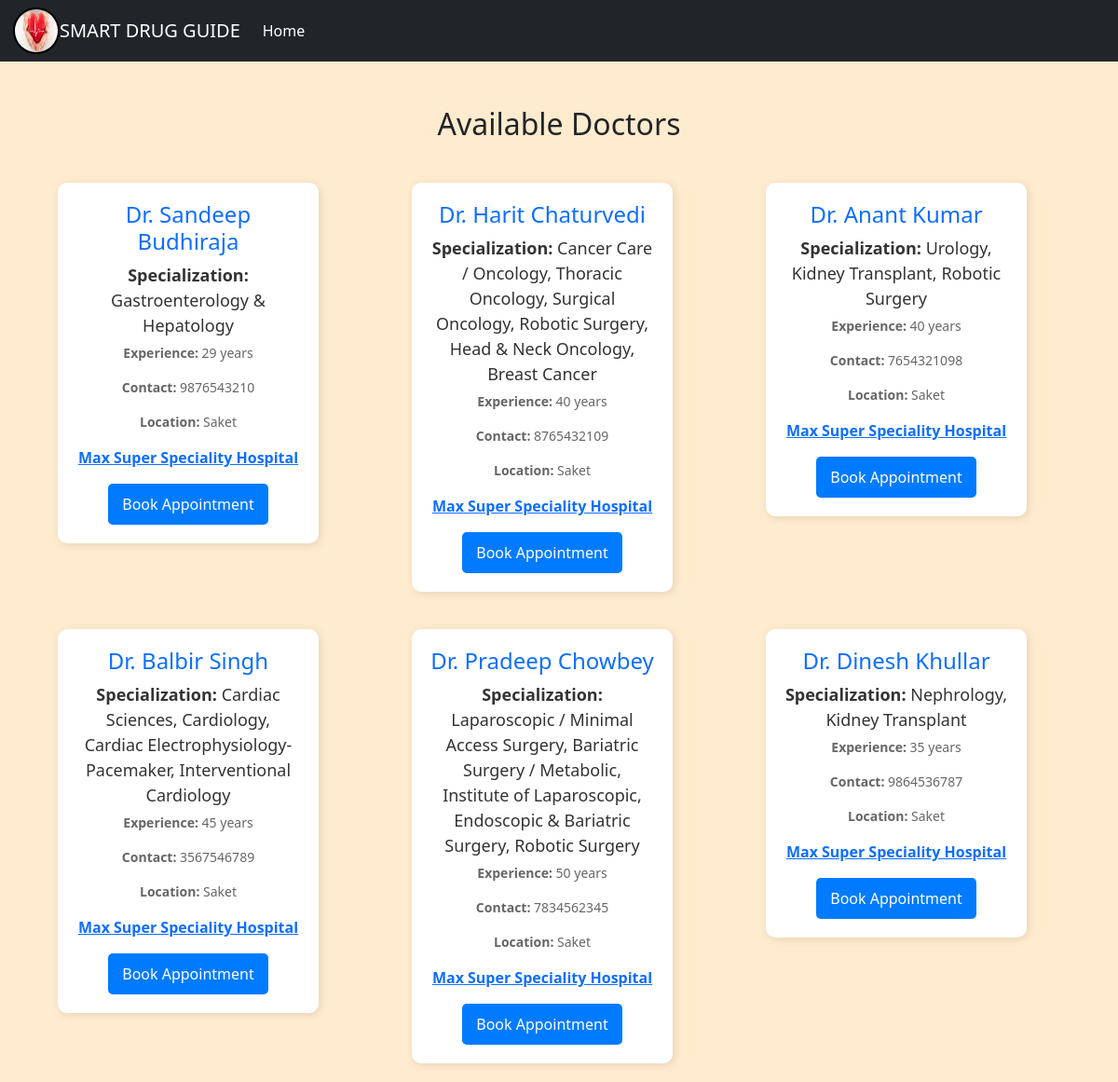
Page /doctor_consultation on the committed database.
### tables this page shows
CREATE TABLE doctors (
    id INTEGER PRIMARY KEY AUTOINCREMENT,
    name TEXT NOT NULL,
    specialization TEXT NOT NULL,
    experience INTEGER NOT NULL,
    contact TEXT NOT NULL,
    location TEXT NOT NULL
);

### main.py (the view)
@app.route('/doctor_consultation')
def doctor_consultation():
    conn = get_db_connection()
    doctors = conn.execute("SELECT * FROM doctors").fetchall()
    conn.close()
    return render_template('doctor_consultation.html', doctors=doctors)

### main.py (called while the page is built)
def get_db_connection():
    conn = sqlite3.connect("database.db")
    conn.row_factory = sqlite3.Row
    return conn

### templates/doctor_consultation.html (shortened to what this page needs)
<!DOCTYPE html>
<html lang="en">
<head>
    <link href="https://cdn.jsdelivr.net/npm/bootstrap@5.3.0/dist/css/bootstrap.min.css" rel="stylesheet">
  </head>
<body>
    <nav class="navbar navbar-expand-lg navbar-dark bg-dark">
        <div class="container-fluid">
            <div class="logo">
                <img class="myimg" src="{{ url_for('static', filename='heal.jpg') }}" alt="">
            </div>
            <a class="navbar-brand" href="#">SMART DRUG GUIDE</a>
            <div class="collapse navbar-collapse" id="navbarSupportedContent">
                <ul class="navbar-nav me-auto mb-2 mb-lg-0">
                    <li class="nav-item">
                        <a class="nav-link active" aria-current="page" href="/">Home</a>
                    </li>
                </ul>
            </div>
        </div>
    </nav>
<div class="container mt-5">
    <h2 class="text-center mb-4">Available Doctors</h2>
    <div class="row">
        {% for doctor in doctors %}
        <div class="col-md-4">
            <div class="doctor-card">
                <h4 class="text-primary" class="doctor-name">{{ doctor.name }}</h4>
                <p class="specialization"><strong>Specialization:</strong> {{ doctor.specialization }}</p>
                <p class="experience"><strong>Experience:</strong> {{ doctor.experience }} years</p>
                <p class="contact"><strong>Contact:</strong> {{ doctor.contact }}</p>
                <p class="location"><strong>Location:</strong> {{ doctor.location }}</p>
                <p ><strong><a href="https://www.maxhealthcare.in/hospital-network/max-super-speciality-hospital-saket" target="_blank" rel="noopener"> Max Super Speciality Hospital </a></strong></p>
                <button class="book-appointment" onclick="bookAppointment('{{doctor.id }}')">Book Appointment</button>
            </div>
        </div>
        {% endfor %}
    </div>
</div>
</body>
</html>

### templates/doctor_consultation.html (style rules this page uses)
body { background-color: blanchedalmond; }
.doctor-card { background: #ffffff; border-radius: 10px; padding: 20px; box-shadow: 2px 2px 10px rgba(0, 0, 0, 0.1); transition: all 0.3s ease-in-out; text-align: center; width: 280px; margin: 20px; display: inline-block; }
.specialization { font-size: 18px; color: #333; margin-bottom: 5px; }
.experience, .contact, .location { font-size: 14px; color: #666; }
.book-appointment { background: #007bff; color: white; padding: 10px 15px; border: none; border-radius: 5px; cursor: pointer; transition: background 0.3s ease-in-out; }
.logo { width: 50px; height: 50px; color: black; margin-top: 0; margin-left: 2px; }
.myimg { width: 50px; height: 50px; border: 2px solid black; border-radius: 25px; }

### rows in the picture
doctors: name "Dr. Sandeep Budhiraja", specialization "Gastroenterology & Hepatology", experience "29", contact "9876543210", location "Saket"
doctors: name "Dr. Harit Chaturvedi", specialization "Cancer Care / Oncology, Thoracic Oncology, Surgical Oncology, Robotic Surgery, Head & Neck Oncology, Breast Cancer", experience "40", contact "8765432109", location "Saket"
doctors: name "Dr. Anant Kumar", specialization "Urology, Kidney Transplant, Robotic Surgery", experience "40", contact "7654321098", location "Saket"
doctors: name "Dr. Balbir Singh", specialization "Cardiac Sciences, Cardiology, Cardiac Electrophysiology-Pacemaker, Interventional Cardiology", experience "45", contact "3567546789", location "Saket"
doctors: name "Dr. Pradeep Chowbey", specialization "Laparoscopic / Minimal Access Surgery, Bariatric Surgery / Metabolic, Institute of Laparoscopic, Endoscopic & Bariatric Surgery, Robotic Surgery", experience "50", contact "7834562345", location "Saket"
doctors: name "Dr. Dinesh Khullar", specialization "Nephrology, Kidney Transplant", experience "35", contact "9864536787", location "Saket"
